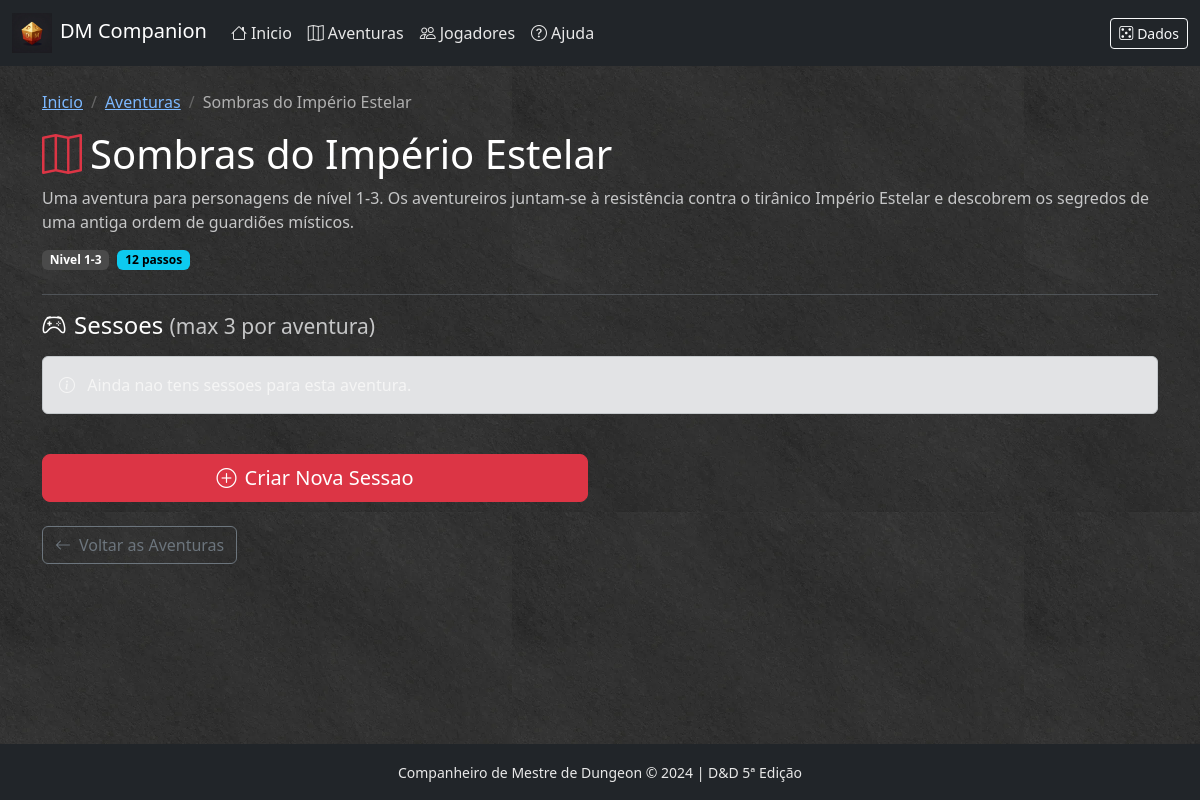
/aventura/sombras-imperio-estelar/iniciar, run on an earlier commit of the app's database.
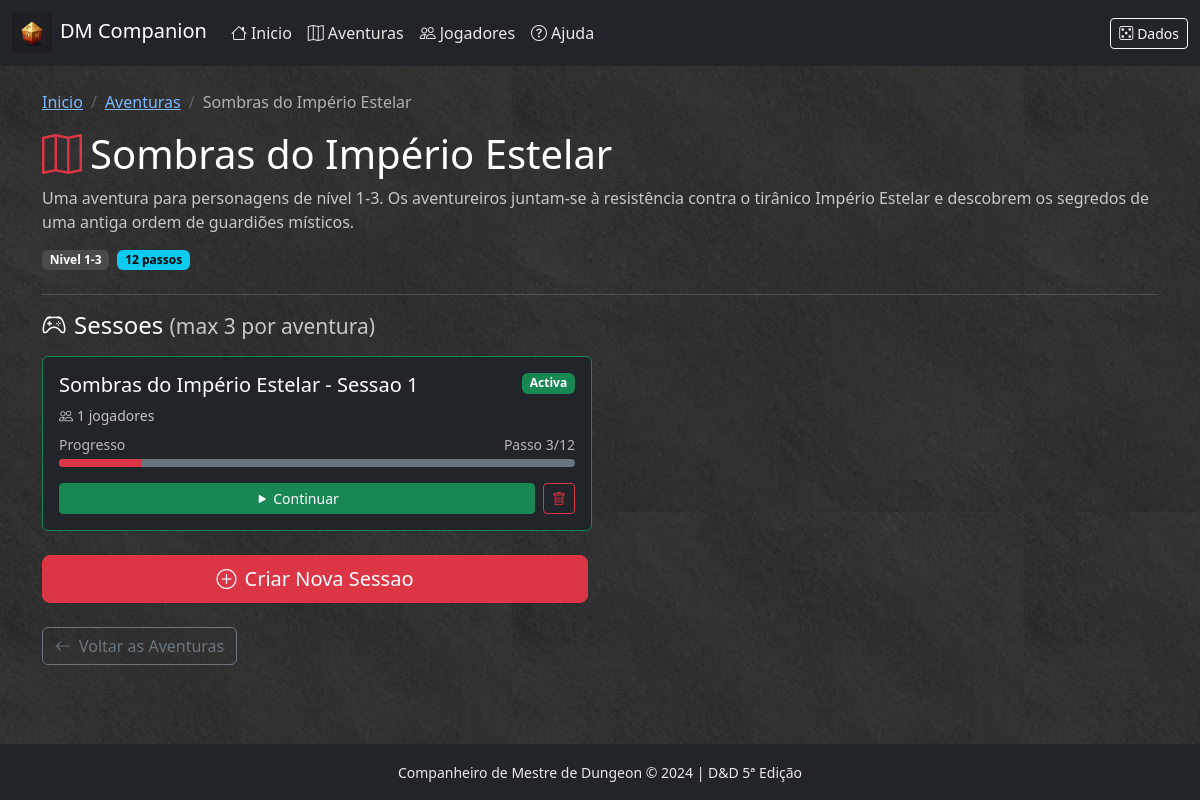
And on a later commit of the database.
### app/models/session.py (models this page shows, shortened)
class GameSession(db.Model):
    __tablename__ = 'game_sessions'
    id = db.Column(db.Integer, primary_key=True)
    nome = db.Column(db.String(200), nullable=False)
    quest_id = db.Column(db.String(100), nullable=True)  # Referencia ao JSON da aventura
    passo_atual = db.Column(db.Integer, default=1)
    estado = db.Column(db.String(50), default='activa')  # activa, pausada, terminada
    criado_em = db.Column(db.DateTime, default=datetime.utcnow)
    atualizado_em = db.Column(db.DateTime, default=datetime.utcnow, onupdate=datetime.utcnow)
    notas = db.Column(db.Text, default='')
    sessao_iniciada_em = db.Column(db.DateTime, nullable=True)
    sessao_pausada_em = db.Column(db.DateTime, nullable=True)
    tempo_total_segundos = db.Column(db.Integer, default=0)  # Tempo acumulado de jogo
    tempo_jogo_inicio = db.Column(db.String(50), default="08:00")  # HH:MM formato
    tempo_jogo_atual = db.Column(db.String(50), default="08:00")
    dia_jogo_atual = db.Column(db.Integer, default=1)
    turnos_exploracao_total = db.Column(db.Integer, default=0)  # Turnos de 10 minutos
    ultimo_descanso_curto = db.Column(db.DateTime, nullable=True)  # 1 hora
    ultimo_descanso_longo = db.Column(db.DateTime, nullable=True)  # 8 horas
    jogadores = db.relationship(
        'SessionPlayer',
        backref='sessao',
        lazy='dynamic',
        cascade='all, delete-orphan'
    )
    combate = db.relationship(
        'SessionCombat',
        backref='sessao',
        uselist=False,
        cascade='all, delete-orphan'
    )
    @classmethod
    def count_for_quest(cls, quest_id):
        return cls.query.filter_by(quest_id=quest_id).filter(
            cls.estado.in_(['activa', 'pausada'])
        ).count()
    @classmethod
    def get_for_quest(cls, quest_id):
        return cls.query.filter_by(quest_id=quest_id).order_by(
            cls.atualizado_em.desc()
        ).all()
    @classmethod
    def can_create_for_quest(cls, quest_id):
        return cls.count_for_quest(quest_id) < 3

### app/routes/quest.py (the view)
@quest_bp.route('/<quest_id>/iniciar')
def start_quest(quest_id):
    loader = QuestLoader()
    quest = loader.get_quest(quest_id)
    if not quest:
        abort(404)
    sessions = session_service.get_sessions_for_quest(quest_id)
    can_create = session_service.can_create_session_for_quest(quest_id)
    return render_template('quest/start.html',
                           quest=quest,
                           sessions=sessions,
                           can_create=can_create)

### app/services/quest_loader.py (called while the page is built)
    def _get_quests_folder(self) -> str:
        return current_app.config.get('QUESTS_FOLDER', 'app/data/quests')

    def get_quest(self, quest_id: str) -> Quest | None:
        if quest_id in self._quests_cache:
            return self._quests_cache[quest_id]
        quests_folder = self._get_quests_folder()
        filepath = os.path.join(quests_folder, f'{quest_id}.json')
        if not os.path.exists(filepath):
            return None
        with open(filepath, 'r', encoding='utf-8') as f:
            data = json.load(f)
        quest = self._parse_quest(quest_id, data)
        self._quests_cache[quest_id] = quest
        return quest

### app/services/session_service.py (called while the page is built)
    def get_sessions_for_quest(self, quest_id):
        return GameSession.get_for_quest(quest_id)

    def can_create_session_for_quest(self, quest_id):
        return GameSession.can_create_for_quest(quest_id)

### app/templates/quest/start.html (shortened to what this page needs)
{% extends "base.html" %}
{% block content %}
<div class="container py-4">
    <div class="row mb-4">
        <div class="col">
            <nav aria-label="breadcrumb">
                <ol class="breadcrumb">
                    <li class="breadcrumb-item"><a href="{{ url_for('main.index') }}">Inicio</a></li>
                    <li class="breadcrumb-item"><a href="{{ url_for('quest.list_quests') }}">Aventuras</a></li>
                    <li class="breadcrumb-item active">{{ quest.titulo }}</li>
                </ol>
            </nav>
            <h1><i class="bi bi-map me-2 text-danger"></i>{{ quest.titulo }}</h1>
            <p class="text-light opacity-75">{{ quest.descricao }}</p>
            <div class="d-flex gap-2">
                <span class="badge bg-secondary">Nivel {{ quest.nivel_min }}-{{ quest.nivel_max }}</span>
                <span class="badge bg-info">{{ quest.passos|length }} passos</span>
            </div>
        </div>
    </div>
    <hr class="border-secondary">
    <div class="row mb-4">
        <div class="col">
            <h4 class="mb-3">
                <i class="bi bi-controller me-2"></i>Sessoes
                <small class="text-light opacity-75">(max 3 por aventura)</small>
            </h4>
            {% if sessions %}
            <div class="row g-3">
                {% for s in sessions %}
                {% set total_steps = quest.passos|length %}
                {% set progress = ((s.passo_atual - 1) / total_steps * 100)|int if total_steps > 0 else 0 %}
                <div class="col-md-6">
                    <div class="card bg-dark border-{{ 'success' if s.estado == 'activa' else 'warning' if s.estado == 'pausada' else 'secondary' }} session-card">
                        <div class="card-body">
                            <div class="d-flex justify-content-between align-items-start mb-2">
                                <h5 class="card-title mb-0">{{ s.nome }}</h5>
                                <span class="badge bg-{{ 'success' if s.estado == 'activa' else 'warning' if s.estado == 'pausada' else 'secondary' }}">
                                    {{ s.estado|capitalize }}
                                </span>
                            </div>
                            <p class="card-text text-light opacity-75 small mb-2">
                                <i class="bi bi-people me-1"></i>{{ s.jogadores.count() }} jogadores
                            </p>
                            <div class="mb-3">
                                <div class="d-flex justify-content-between small text-light opacity-75 mb-1">
                                    <span>Progresso</span>
                                    <span>Passo {{ s.passo_atual }}/{{ total_steps }}</span>
                                </div>
                                <div class="progress progress-bar-custom bg-secondary">
                                    <div class="progress-bar bg-danger" style="width: {{ progress }}%"></div>
                                </div>
                            </div>
                            <div class="d-flex gap-2">
                                {% if s.jogadores.count() > 0 %}
                                <a href="{{ url_for('quest.step', quest_id=quest.id, step_id=s.passo_atual, session_id=s.id) }}"
                                   class="btn btn-success btn-sm flex-grow-1">
                                    <i class="bi bi-play-fill me-1"></i>Continuar
                                </a>
                                {% else %}
                                <a href="{{ url_for('quest.select_characters', quest_id=quest.id, session_id=s.id) }}"
                                   class="btn btn-primary btn-sm flex-grow-1">
                                    <i class="bi bi-people me-1"></i>Escolher Personagens
                                </a>
                                {% endif %}
                                <form action="{{ url_for('quest.delete_quest_session', quest_id=quest.id, session_id=s.id) }}" method="POST" class="d-inline">
                                    <button type="submit" class="btn btn-outline-danger btn-sm"
                                            onclick="return confirm('Tens a certeza que queres apagar esta sessao?')">
                                        <i class="bi bi-trash"></i>
                                    </button>
                                </form>
                            </div>
                        </div>
                    </div>
                </div>
                {% endfor %}
            </div>
            {% else %}
            <div class="alert alert-secondary">
                <i class="bi bi-info-circle me-2"></i>
            </div>
            {% endif %}
        </div>
    </div>
    <div class="row mb-4">
        <div class="col-md-6">
            {% if can_create %}
            <form action="{{ url_for('quest.create_quest_session', quest_id=quest.id) }}" method="POST">
                <button type="submit" class="btn btn-danger btn-lg w-100">
                    <i class="bi bi-plus-circle me-2"></i>Criar Nova Sessao
                </button>
            </form>
            {% endif %}
        </div>
    </div>
    <div class="mt-4">
        <a href="{{ url_for('quest.list_quests') }}" class="btn btn-outline-secondary">
            <i class="bi bi-arrow-left me-2"></i>Voltar as Aventuras
        </a>
    </div>
</div>
{% endblock %}

### app/templates/base.html (shortened to what this page needs)
<!DOCTYPE html>
<html lang="pt-PT">
<head>
    <link href="https://cdn.jsdelivr.net/npm/bootstrap@5.3.2/dist/css/bootstrap.min.css" rel="stylesheet">
    <link href="https://cdn.jsdelivr.net/npm/bootstrap-icons@1.11.1/font/bootstrap-icons.css" rel="stylesheet">
    <link href="{{ url_for('static', filename='css/style.css') }}" rel="stylesheet">
</head>
<body class="d-flex flex-column min-vh-100">
    <nav class="navbar navbar-expand-lg navbar-dark bg-dark">
        <div class="container-fluid">
            <a class="navbar-brand" href="{{ url_for('main.index') }}">
                <img src="{{ url_for('static', filename='img/logos/app-logo.webp') }}" alt="DM Companion Logo" class="app-logo">DM Companion
            </a>
            <div class="collapse navbar-collapse" id="navbarNav">
                <ul class="navbar-nav me-auto">
                    <li class="nav-item">
                        <a class="nav-link" href="{{ url_for('main.index') }}">
                            <i class="bi bi-house me-1"></i>Inicio
                        </a>
                    </li>
                    <li class="nav-item">
                        <a class="nav-link" href="{{ url_for('quest.list_quests') }}">
                            <i class="bi bi-map me-1"></i>Aventuras
                        </a>
                    </li>
                    <li class="nav-item">
                        <a class="nav-link" href="{{ url_for('main.characters') }}">
                            <i class="bi bi-people me-1"></i>Jogadores
                        </a>
                    </li>
                    <li class="nav-item">
                        <a class="nav-link" href="{{ url_for('main.help_page') }}">
                            <i class="bi bi-question-circle me-1"></i>Ajuda
                        </a>
                    </li>
                </ul>
                <div class="d-flex align-items-center">
                    <button class="btn btn-outline-light btn-sm" data-bs-toggle="modal" data-bs-target="#diceModal" title="Lancar Dados">
                        <i class="bi bi-dice-5 me-1"></i>Dados
                    </button>
                </div>
            </div>
        </div>
    </nav>
    <main class="flex-grow-1">
        {% block content %}{% endblock %}
    </main>
    <footer class="bg-dark text-light py-3 mt-auto">
        <div class="container text-center">
            <small>Companheiro de Mestre de Dungeon &copy; 2024 | D&D 5ª Edição</small>
        </div>
    </footer>
</body>
</html>

### app/static/css/style.css (style rules this page uses)
:root { --dnd-red: #dc3545; --dnd-gold: #ffc107; --dnd-dark: #212529; --dnd-parchment: #fdf1dc; }
body { background-color: #1a1a1a; background-image: url('/static/img/backgrounds/texture-dark.webp'); background-repeat: repeat; background-size: 512px 512px; color: #f5f5f5; }
.card { background-color: #2a2a2a; border-color: #555; color: #f5f5f5; }
.card-body, .card-header, .card-footer { color: #f5f5f5; }
a { color: #7cb8ff; }
h1, h2, h3, h4, h5, h6 { color: #ffffff; }
p, li, span, small { color: #e8e8e8; }
.breadcrumb { background: transparent; padding: 0; }
.breadcrumb-item + .breadcrumb-item::before { color: #666; }
.btn-danger { background-color: var(--dnd-red); border-color: var(--dnd-red); }
hr { border-color: #444; opacity: 0.5; }
.badge { font-weight: 600; }
.badge.bg-secondary { background-color: #4a4a4a !important; color: #ffffff !important; }
.badge.bg-info { background-color: #0dcaf0 !important; color: #000000 !important; }
.navbar-dark .navbar-nav .nav-link { color: #e8e8e8; }
.breadcrumb-item a { color: #7cb8ff; }
.breadcrumb-item.active { color: #b0b0b0; }
.card .card-title { color: #ffffff; }
.card .card-text { color: #d0d0d0; }
.app-logo { width: 40px; height: 40px; object-fit: contain; vertical-align: middle; margin-right: 8px; }

### app/templates/quest/start.html (style rules this page uses)
.session-card { transition: transform 0.2s; }
.progress-bar-custom { height: 8px; border-radius: 4px; }

What changed in the data, as far as the page shows it:
added GameSession: nome "Sombras do Império Estelar - Sessao 1", estado "Activa", jogadores.count "1", passo_atual "3", total_steps "12", {{ progress }} 16 (drawn)
